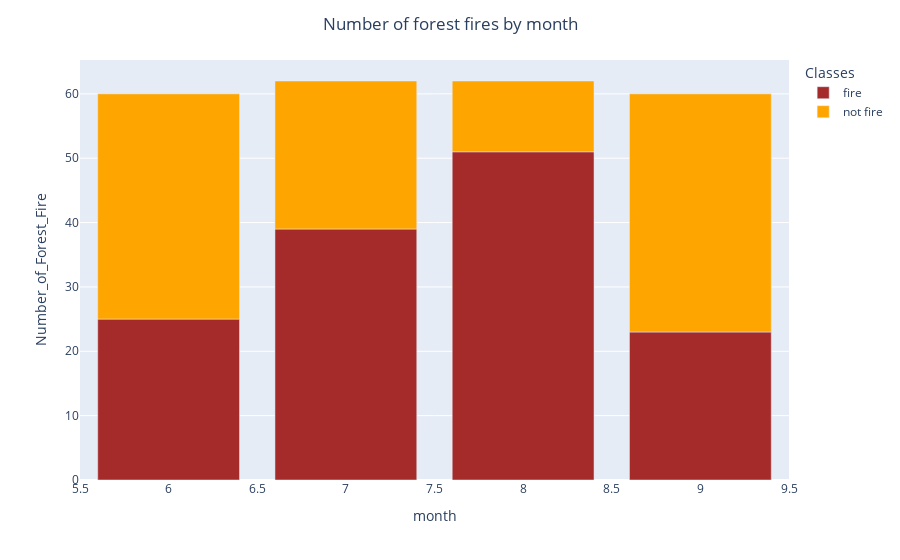

Source (notebook cell):
### Code cell
# plotting bar plot
fig = px.bar(fires, x="month", y="Number_of_Forest_Fire",color='Classes',color_discrete_sequence=['brown','orange'],
             orientation="v",hover_name="month"        
                
             )
fig.update_layout(title_text = "Number of forest fires by month", title_x = 0.5)
fig.show()

### Figure 1 — Plotly figure (JSON) as saved in the notebook; plotly's stock layout.template omitted (floating-point values rounded to 4 significant figures)
{"data": [{"alignmentgroup": "True", "hovertemplate": "<b>%{hovertext}</b><br><br>Classes=fire<br>month=%{x}<br>Number_of_Forest_Fire=%{y}<extra></extra>", "hovertext": [6, 7, 8, 9], "legendgroup": "fire", "marker": {"color": "brown", "pattern": {"shape": ""}}, "name": "fire", "offsetgroup": "fire", "orientation": "v", "showlegend": true, "textposition": "auto", "type": "bar", "x": [6, 7, 8, 9], "xaxis": "x", "y": [25, 39, 51, 23], "yaxis": "y"}, {"alignmentgroup": "True", "hovertemplate": "<b>%{hovertext}</b><br><br>Classes=not fire<br>month=%{x}<br>Number_of_Forest_Fire=%{y}<extra></extra>", "hovertext": [6, 7, 8, 9], "legendgroup": "not fire", "marker": {"color": "orange", "pattern": {"shape": ""}}, "name": "not fire", "offsetgroup": "not fire", "orientation": "v", "showlegend": true, "textposition": "auto", "type": "bar", "x": [6, 7, 8, 9], "xaxis": "x", "y": [35, 23, 11, 37], "yaxis": "y"}], "layout": {"barmode": "relative", "legend": {"title": {"text": "Classes"}, "tracegroupgap": 0}, "margin": {"t": 60}, "title": {"text": "Number of forest fires by month", "x": 0.5}, "xaxis": {"anchor": "y", "domain": [0, 1], "title": {"text": "month"}}, "yaxis": {"anchor": "x", "domain": [0, 1], "title": {"text": "Number_of_Forest_Fire"}}}}
